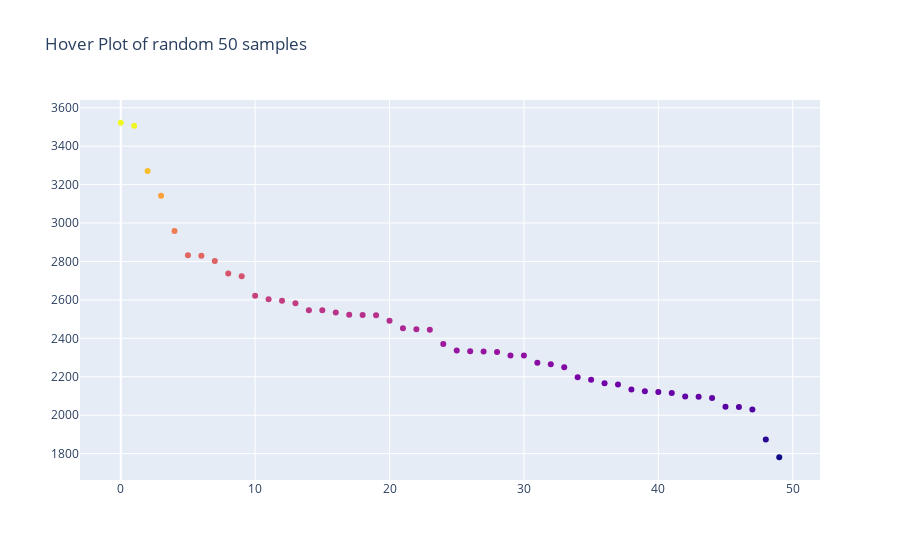

Notebook code for this chart:
### Markdown cell above
Recreating the above sns plot using plotly for an interactive plot

### Code cell
data2 = ran_50
fig = go.Figure(data=go.Scatter(y=ran_50["Value"],
                               mode="markers",
                               marker_color=ran_50["Value"],
                               text=ran_50["Country"]))
fig.update_layout(title="Hover Plot of random 50 samples ")
fig.show()

### Figure 1 — Plotly figure (JSON) as saved in the notebook; plotly's stock layout.template omitted (floating-point values rounded to 4 significant figures)
{"data": [{"marker": {"color": [3522, 3507, 3271, 3142, 2958, 2832, 2830, 2803, 2738, 2723, 2621, 2603, 2595, 2583, 2546, 2546, 2534, 2523, 2521, 2520, 2492, 2453, 2447, 2444, 2370, 2336, 2333, 2331, 2329, 2311, 2310, 2273, 2265, 2249, 2197, 2184, 2166, 2160, 2134, 2124, 2120, 2116, 2097, 2096, 2090, 2044, 2043, 2030, 1873, 1781]}, "mode": "markers", "text": ["Egypt", "Egypt", "Morocco", "Algeria", "Algeria", "Mali", "Gabon", "Ghana", "Cote d'Ivoire", "Nigeria", "Gambia", "Mauritania", "Lesotho", "Mali", "Sao Tome and Principe", "Burkina Faso", "Guinea", "Niger", "Benin", "Niger", "Cameroon", "Niger", "Djibouti", "Niger", "Togo", "Guinea-Bissau", "Malawi", "Guinea-Bissau", "Malawi", "Cameroon", "Swaziland", "Guinea-Bissau", "Djibouti", "Swaziland", "Zimbabwe", "Botswana", "Malawi", "Liberia", "United Republic of Tanzania", "Chad", "Namibia", "Central African Republic", "United Republic of Tanzania", "Madagascar", "Namibia", "Zimbabwe", "Congo", "Angola", "Zambia", "Zambia"], "type": "scatter", "y": [3522, 3507, 3271, 3142, 2958, 2832, 2830, 2803, 2738, 2723, 2621, 2603, 2595, 2583, 2546, 2546, 2534, 2523, 2521, 2520, 2492, 2453, 2447, 2444, 2370, 2336, 2333, 2331, 2329, 2311, 2310, 2273, 2265, 2249, 2197, 2184, 2166, 2160, 2134, 2124, 2120, 2116, 2097, 2096, 2090, 2044, 2043, 2030, 1873, 1781]}], "layout": {"title": {"text": "Hover Plot of random 50 samples "}}}
